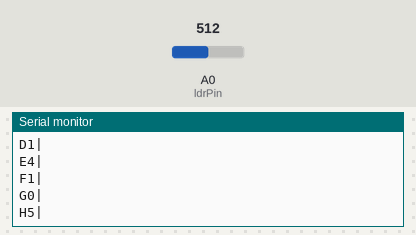
The sketch below on a simulated Arduino Uno, built with avr-gcc and run on an emulated ATmega328P. Shown: the last lines printed to the serial monitor. Inputs (shaded band) come from the test bench; at power-on: A0 (ldrPin) = 512. Random numbers use the default seed unless the sketch sets one.

Above: at 1.8 s.
1.9 s: A0 (ldrPin) set to 716
At 2.5 s:
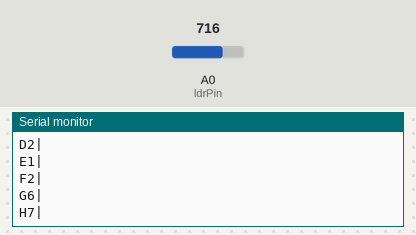
3.4 s: A0 (ldrPin) set to 900
At 4.8 s:
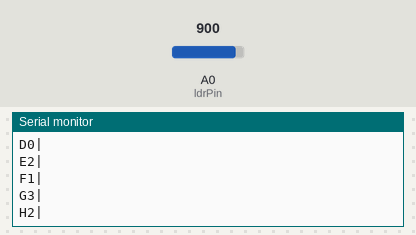
Timing chart, 0 to 6.4 s (numbered marks = the images above; inputs shaded):
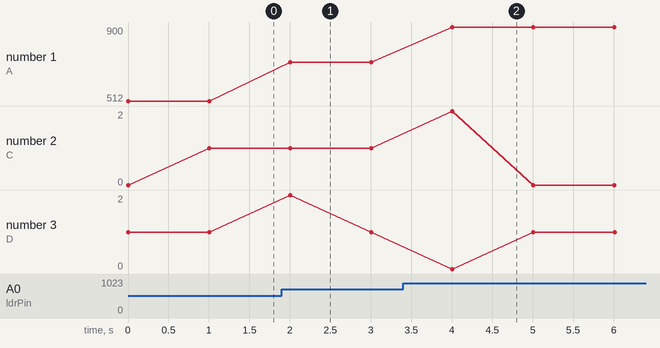

Measured:
- after the input at 1.9 s, the serial monitor: prints a new line after 0.10 s (image 1)
- after the input at 3.4 s, the serial monitor: prints a new line after 0.61 s (image 2)
- plotted number 1: 512 → 716 after the input at 1.9 s, 716 → 900 after the input at 3.4 s

The sketch:

Transmitter_Code_edit.ino
```cpp
/* Transmitter code
 * Example of sending data from an Ardunio UNO to NodeMCU through UART
 * Using this code you can send multiple data packets
 * for instance from different sensors to a NodeMCU from an Arduino
 * This code was written for the Telemedicine project of Dhaka University BMPT Department
 * Author: MD Fiaz Islam Bhuiyan, The University of Texas at Dallas
 * Date: 16th July 2018
   -----------------------------------------------------------------------*/

#include <SoftwareSerial.h>

//SoftwareSerial com (2,3);   //Defines a serial connection with RX line on GPIO 2 and TX line on GPIO 3.
const int ldrPin = A0;
int ldrVal = 0;

//const char startOfNumberDelimiter = '<';
const char endOfNumberDelimiter   = '|';

//char toSend[20];


void setup()                        // beginning of the set up function
{
                                    // The setup code runs once

  Serial.begin(115200);
 // com.begin(115200);
  srand(42);
  pinMode(ldrPin, INPUT);

}
void loop ()
 {
  ldrVal = analogRead(ldrPin);

     Serial.print ('A');        // specifier for LDR data
     Serial.print (ldrVal);    // send the number
     Serial.print (endOfNumberDelimiter);
     Serial.println ();
     Serial.print ('B');
     Serial.print ((rand ()%2));    // send the number
     Serial.print (endOfNumberDelimiter);
     Serial.println ();
     Serial.print ('C');
     Serial.print ((rand ()%3));    // send the number
     Serial.print (endOfNumberDelimiter);
     Serial.println ();
     Serial.print ('D');
     Serial.print ((rand ()%4));    // send the number
     Serial.print (endOfNumberDelimiter);
     Serial.println ();
     Serial.print ('E');
     Serial.print ((rand ()%5));    // send the number
     Serial.print (endOfNumberDelimiter);
     Serial.println ();
     Serial.print ('F');
     Serial.print ((rand ()%6));    // send the number
     Serial.print (endOfNumberDelimiter);
     Serial.println ();
     Serial.print ('G');
     Serial.print ((rand ()%7));    // send the number
     Serial.print (endOfNumberDelimiter);
     Serial.println ();
     Serial.print ('H');
     Serial.print ((rand ()%8));    // send the number
     Serial.print (endOfNumberDelimiter);
     Serial.println ();

 delay (1000);
 }  // end of loop
```
